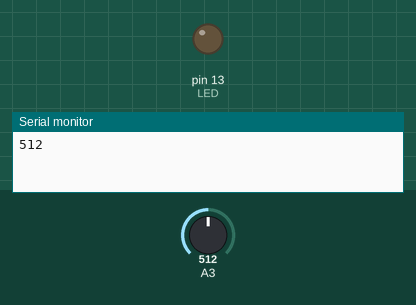
Bench run of a sketch on a simulated Arduino Uno, built with avr-gcc and run on an emulated ATmega328P. Shown: output pins drawn as LEDs (lit = HIGH), the last lines printed to the serial monitor. Inputs (shaded band) come from the test bench; at power-on: A3 = 512.

Above: at 0.1 s.
At 0.6 s:
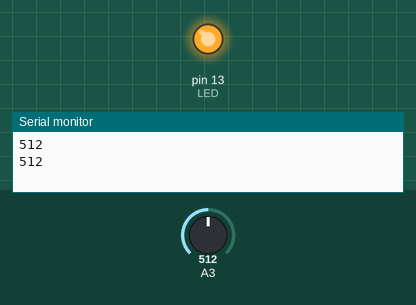
Timing chart, 0 to 2.1 s (numbered marks = the images above):
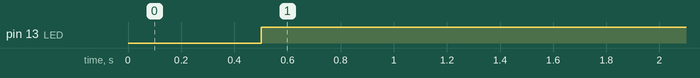

Measured:
- by itself, pin 13 (LED): LOW → HIGH at 0.50 s

The sketch:

Sharp_GP2D15.ino
```cpp
int LED =13;

void setup()
{
  pinMode(LED, OUTPUT);


  Serial.begin(9600);
}

void loop()


{
   int distance = analogRead(3);
   Serial.println(distance);
  delay(500);

   if ( distance > 1000 )
   {
      digitalWrite(LED,LOW);
   }
   else
   {
     digitalWrite(LED,HIGH);
   }
}
```
